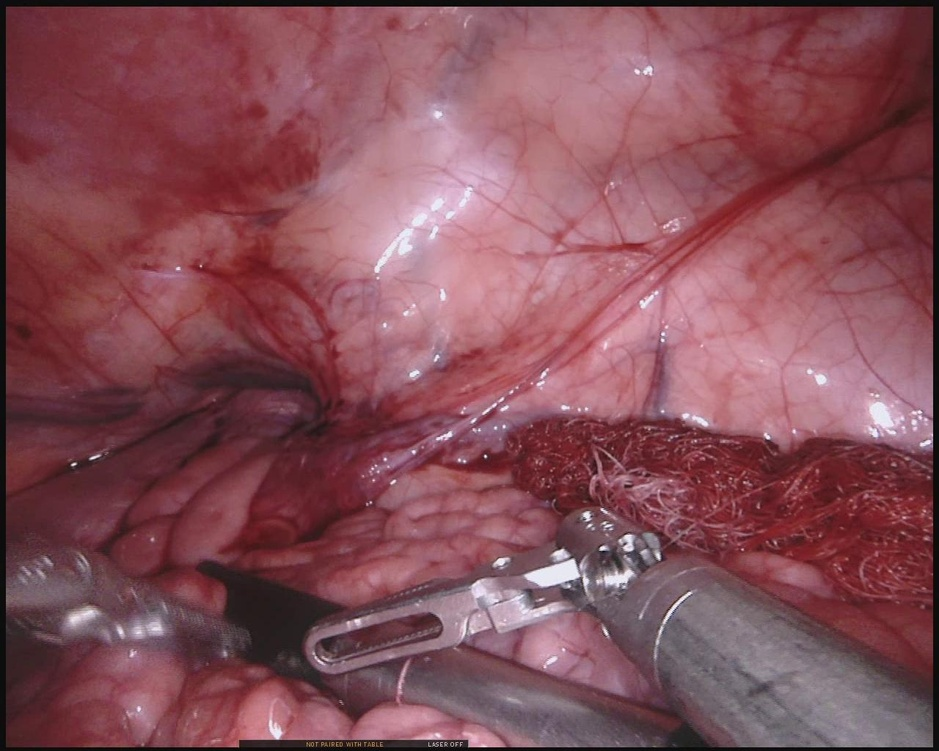
#> input picture video/0_img.jpg, 939 x 751 px, shrunk from 1280 x 1024 before the run
$ python dct.py
#> lines starting #> are read from the running program, lines starting #| are printed output that depends on the picture
#> further down, img is the input picture: shape (751, 939, 3); mean B, G, R 88, 78.6, 132.2
import cv2
import numpy as np

def convert_img_to_dct(img):
	b,g,r=cv2.split(img)
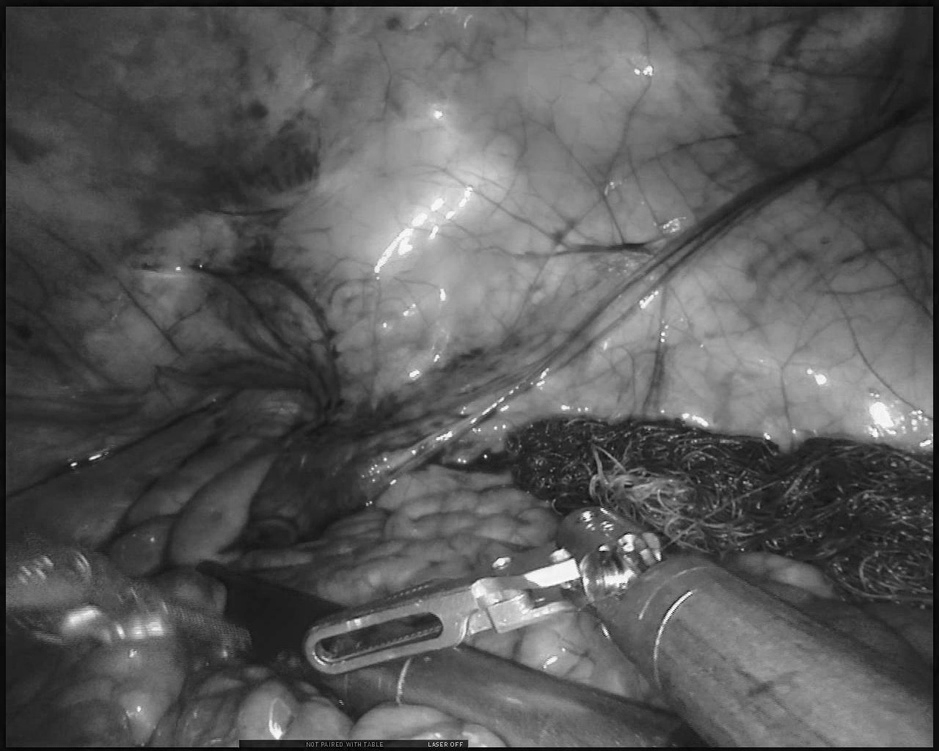
#> b: shape (751, 939); min 0, max 255, mean 88
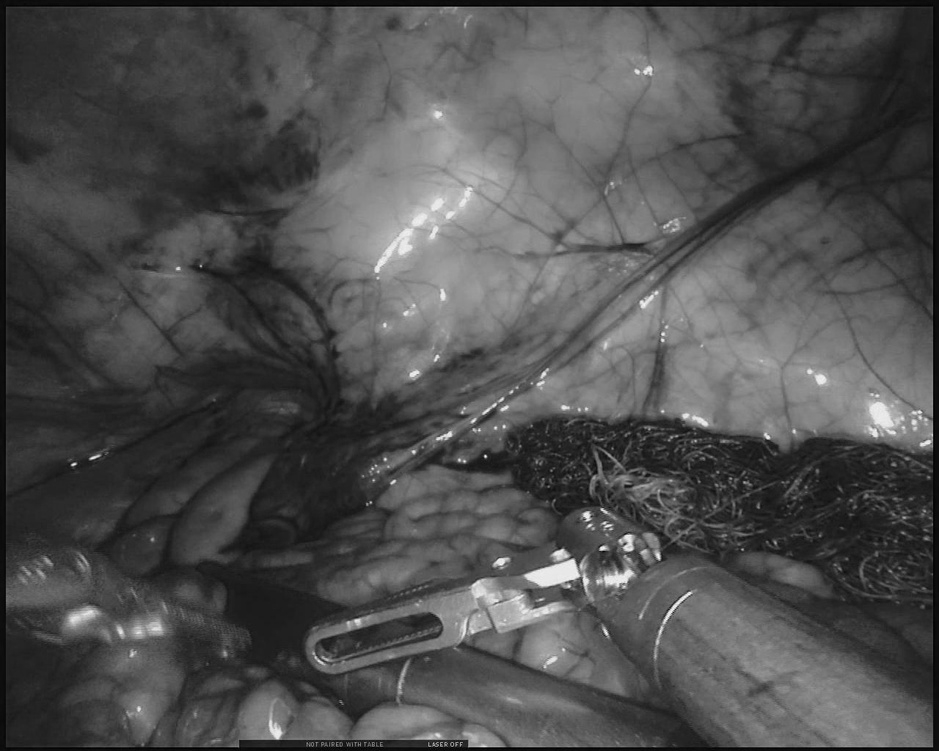
#> g: shape (751, 939); min 0, max 250, mean 78.6
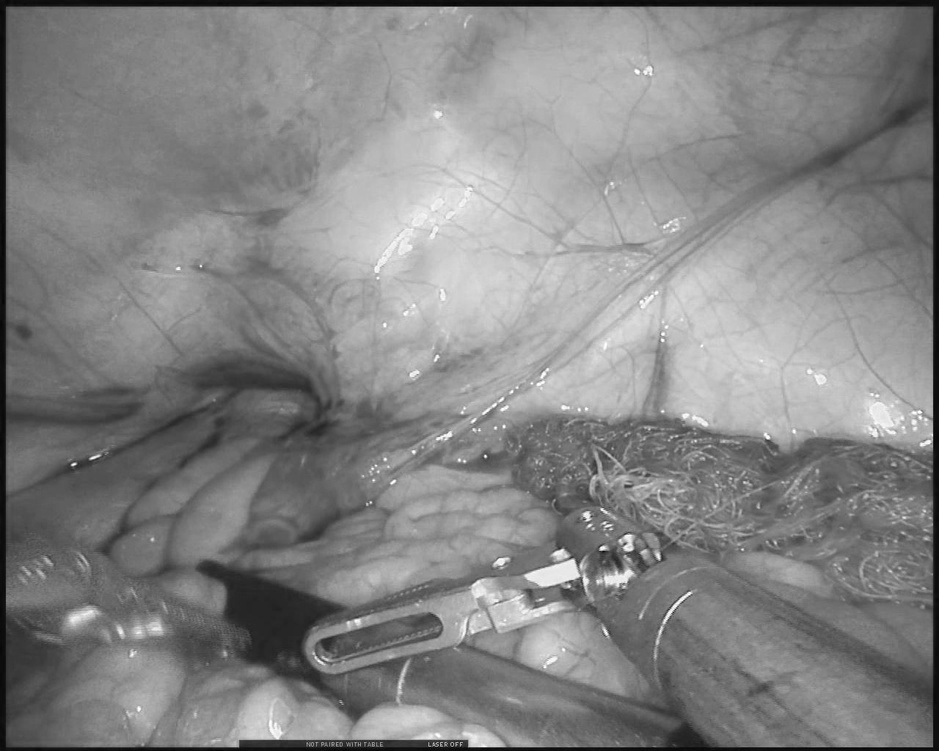
#> r: shape (751, 939); min 2, max 255, mean 132.2
	dct_b=cv2.dct(np.float32(b)/255.0)
	dct_g=cv2.dct(np.float32(g)/255.0)
	dct_r=cv2.dct(np.float32(r)/255.0)
	array_to_nn=np.ndarray(img.shape, dtype=np.float32)
	array_to_nn[:,:,0]=dct_b
	array_to_nn[:,:,1]=dct_g
	array_to_nn[:,:,2]=dct_r
#> (printed output is left out)
	return array_to_nn

def convert_dct_to_img(dct):
	b=cv2.dct(dct[:,:,0],flags=cv2.DCT_INVERSE)
	g=cv2.dct(dct[:,:,1],flags=cv2.DCT_INVERSE)
	r=cv2.dct(dct[:,:,2],flags=cv2.DCT_INVERSE)
	img=cv2.merge([b,g,r])
	return img


img=cv2.imread('0_img.jpg')
array_to_nn=convert_img_to_dct(img)
print(array_to_nn)
img2=convert_dct_to_img(array_to_nn)
cv2.imshow("Original image",img)
cv2.imshow("Returned image",img2)
cv2.waitKey()
